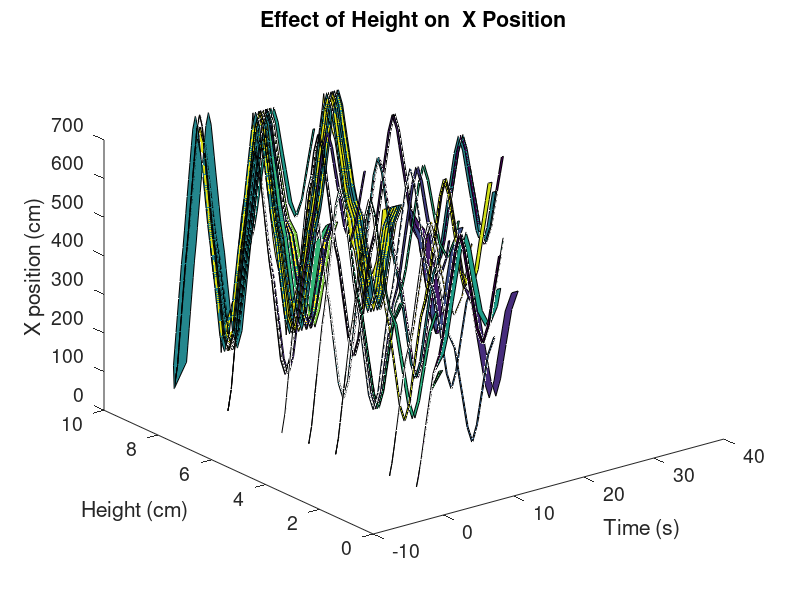
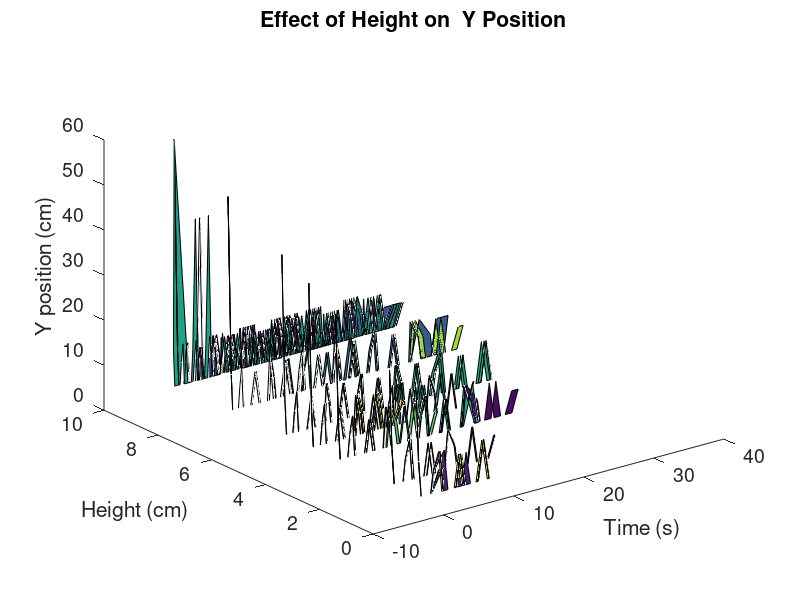
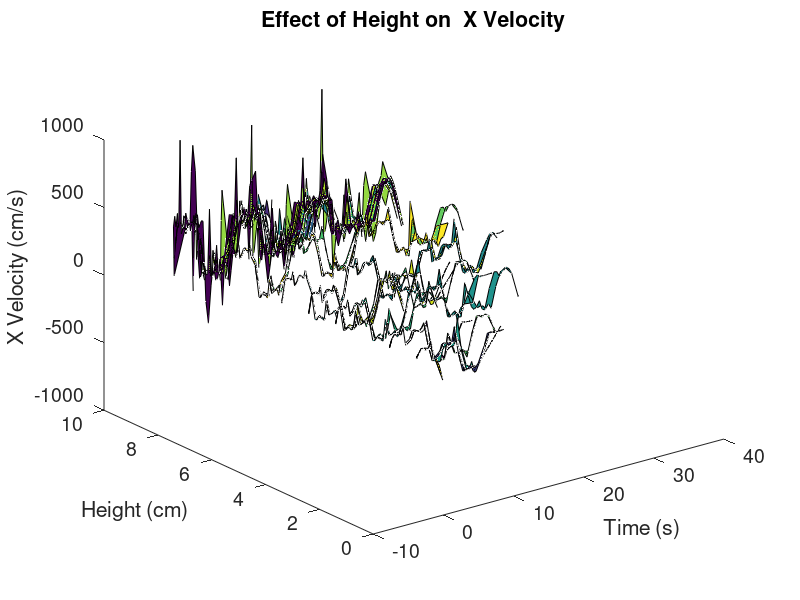
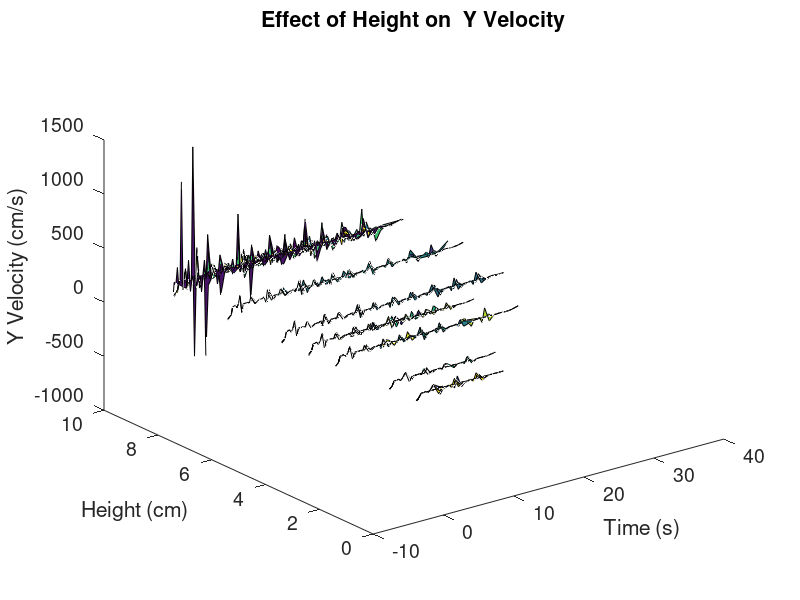

These charts were generated, in order, by the following MATLAB code:
%% Effect of Mass on X and Y using data from 04/12.
clear all;
load configurations_04_12_trimmed_v_and_a;
configs=configurations_04_12_trimmed_v_and_a;
values=[configs.m];

%% Effect of Rg on X and Y using data from 04/12.

clear all;
load configurations_04_12_trimmed_v_and_a;
configs=configurations_04_12_trimmed_v_and_a;
values=[configs.r];

%% Effect of H on X and Y using data from 04/12.

clear all;
load configurations_04_12_trimmed_v_and_a;
configs=configurations_04_12_trimmed_v_and_a;
values=[configs.h];


%% Plotting
close all;
type='Height'; % Change this.
ylabelText='Height (cm)'; % Changes this.

saveFig=false;
baseText=['Effect of ' type ' on '];

        figure(1);
        hold on;
        for m=1:length(configs)
            terr=configs(m).terr{1};
            t=configs(m).t{1};
            val=values(m)*ones(size(configs(m).t{1}));
            x=configs(m).x{1};
            inBetweenT=[t-terr, fliplr(t+terr)];
            inBetweenX=[x, fliplr(x)];
            inBetweenMass=[val, fliplr(val)];
            fill3(inBetweenT,inBetweenMass,inBetweenX,rand);
            xlabel('Time (s)');
            ylabel(ylabelText);
            zlabel('X position (cm)');
            title([baseText ' X Position']);
            set(gca,'FontSize',14);
        end
        
        figure(2);
        hold on;
        for m=1:length(configs)
            terr=configs(m).terr{1};
            t=configs(m).t{1};
            val=values(m)*ones(size(configs(m).t{1}));
            y=configs(m).y{1};
            inBetweenT=[t-terr, fliplr(t+terr)];
            inBetweenY=[y, fliplr(y)];
            inBetweenMass=[val, fliplr(val)];
            fill3(inBetweenT,inBetweenMass,inBetweenY,rand);
            xlabel('Time (s)');
            ylabel(ylabelText);
            zlabel('Y position (cm)');
            title([baseText ' Y Position']);
            set(gca,'FontSize',14);
        end
        
        figure(3);
        hold on;
        for m=1:length(configs)
            terr=configs(m).terr{1};
            t=configs(m).t{1};
            val=values(m)*ones(size(configs(m).t{1}));
            vx=configs(m).vx{1};
            vx_err=configs(m).vx_err{1};
            vx_err=vx_err.*(vx_err<=50);
            inBetweenT=[t-terr, fliplr(t+terr)];
            inBetweenVx=[vx-vx_err, fliplr(vx+vx_err)];
            inBetweenMass=[val, fliplr(val)];
            fill3(inBetweenT,inBetweenMass,inBetweenVx,rand);
            xlabel('Time (s)');
            ylabel(ylabelText);
            zlabel('X Velocity (cm/s)');
            title([baseText ' X Velocity']);
            set(gca,'FontSize',14);
        end
        
        figure(4);
        hold on;
        for m=1:length(configs)
            terr=configs(m).terr{1};
            t=configs(m).t{1};
            val=values(m)*ones(size(configs(m).t{1}));
            vy=configs(m).vy{1};
            vy_err=configs(m).vy_err{1};
            vy_err=vy_err.*(vy_err<=50);
            inBetweenT=[t-terr, fliplr(t+terr)];
            inBetweenVy=[vy-vy_err, fliplr(vy+vy_err)];
            inBetweenMass=[val, fliplr(val)];
            fill3(inBetweenT,inBetweenMass,inBetweenVy,rand);
            xlabel('Time (s)');
            ylabel(ylabelText);
            zlabel('Y Velocity (cm/s)');
            title([baseText ' Y Velocity']);
            set(gca,'FontSize',14);
        end
        
        figure(5);
        hold on;
        for m=1:length(configs)
            terr=configs(m).terr{1};
            t=configs(m).t{1};
            val=values(m)*ones(size(configs(m).t{1}));
            ax=configs(m).ax{1};
            ax_err=configs(m).ax_err{1};
            ax_err=ax_err.*(ax_err<=50);
            inBetweenT=[t-terr, fliplr(t+terr)];
            inBetweenAx=[ax-ax_err, fliplr(ax+ax_err)];
            inBetweenMass=[val, fliplr(val)];
            fill3(inBetweenT,inBetweenMass,inBetweenAx,rand);
            xlabel('Time (s)');
            ylabel(ylabelText);
            zlabel('X Acceleration (cm/s^2)');
            title([baseText ' X Acceleration']);
            set(gca,'FontSize',14);
        end
        
        figure(6);
        hold on;
        for m=1:length(configs)
            terr=configs(m).terr{1};
            t=configs(m).t{1};
            val=values(m)*ones(size(configs(m).t{1}));
            ay=configs(m).ay{1};
            ay_err=configs(m).ay_err{1};
            ay_err=ay_err.*(ay_err<=50);
            inBetweenT=[t-terr, fliplr(t+terr)];
            inBetweenAy=[ay-ay_err, fliplr(ay+ay_err)];
            inBetweenMass=[val, fliplr(val)];
            fill3(inBetweenT,inBetweenMass,inBetweenAy,rand);
            xlabel('Time (s)');
            ylabel(ylabelText);
            zlabel('Y Acceleration (cm/s^2)');
            title([baseText ' Y Acceleration']);
            set(gca,'FontSize',14);
        end
        